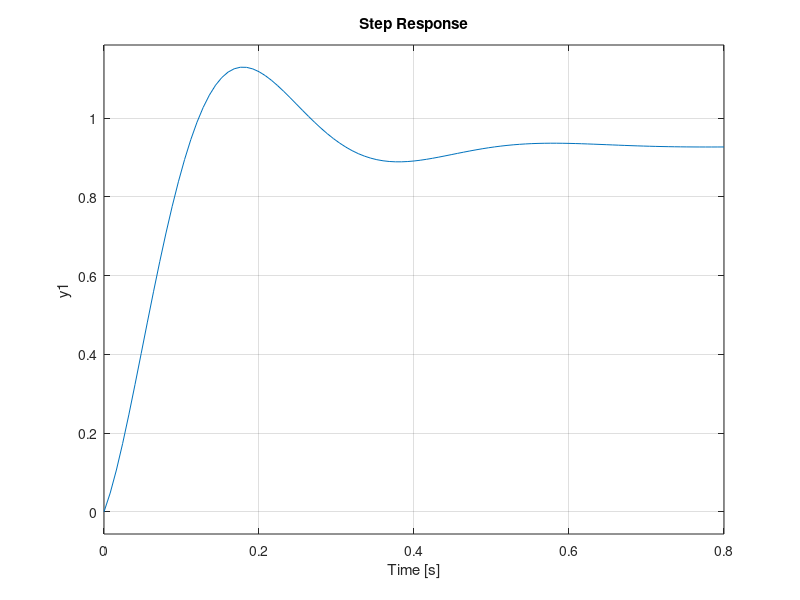

This chart was generated by the following MATLAB code:
numGcG=5.1774*poly([-56.4302 -8]);
denGcG=poly([-3 -6 -10]);
GcG=tf(numGcG,denGcG)
rlocus(GcG)
sgrid(0.456, 17.6497)
pause
T=feedback(GcG,1)
step(T)
